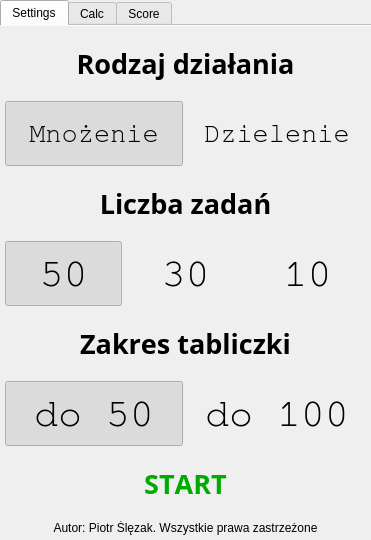
<?xml version="1.0" encoding="UTF-8"?>
<ui version="4.0">
 <class>MainWindow</class>
 <widget class="QMainWindow" name="MainWindow">
  <property name="geometry">
   <rect>
    <x>0</x>
    <y>0</y>
    <width>371</width>
    <height>540</height>
   </rect>
  </property>
  <property name="sizePolicy">
   <sizepolicy hsizetype="Preferred" vsizetype="Preferred">
    <horstretch>0</horstretch>
    <verstretch>0</verstretch>
   </sizepolicy>
  </property>
  <property name="windowTitle">
   <string>Tabliczka mnożenia</string>
  </property>
  <property name="windowOpacity">
   <double>1.000000000000000</double>
  </property>
  <property name="dockNestingEnabled">
   <bool>false</bool>
  </property>
  <widget class="QWidget" name="centralwidget">
   <layout class="QVBoxLayout" name="verticalLayout">
    <property name="spacing">
     <number>0</number>
    </property>
    <property name="leftMargin">
     <number>0</number>
    </property>
    <property name="topMargin">
     <number>0</number>
    </property>
    <property name="rightMargin">
     <number>0</number>
    </property>
    <property name="bottomMargin">
     <number>0</number>
    </property>
    <item>
     <widget class="QTabWidget" name="tabWidget">
      <property name="enabled">
       <bool>true</bool>
      </property>
      <property name="tabShape">
       <enum>QTabWidget::Rounded</enum>
      </property>
      <property name="currentIndex">
       <number>0</number>
      </property>
      <property name="usesScrollButtons">
       <bool>false</bool>
      </property>
      <property name="documentMode">
       <bool>true</bool>
      </property>
      <property name="tabsClosable">
       <bool>false</bool>
      </property>
      <widget class="QWidget" name="settings">
       <property name="enabled">
        <bool>true</bool>
       </property>
       <attribute name="title">
        <string>Settings</string>
       </attribute>
       <layout class="QVBoxLayout" name="verticalLayout_2">
        <property name="spacing">
         <number>5</number>
        </property>
        <property name="leftMargin">
         <number>5</number>
        </property>
        <property name="topMargin">
         <number>5</number>
        </property>
        <property name="rightMargin">
         <number>5</number>
        </property>
        <property name="bottomMargin">
         <number>5</number>
        </property>
        <item>
         <widget class="QLabel" name="label">
          <property name="font">
           <font>
            <family>MathJax_Vector</family>
            <pointsize>20</pointsize>
            <weight>75</weight>
            <italic>false</italic>
            <bold>true</bold>
            <kerning>false</kerning>
           </font>
          </property>
          <property name="text">
           <string>Rodzaj działania</string>
          </property>
          <property name="alignment">
           <set>Qt::AlignCenter</set>
          </property>
         </widget>
        </item>
        <item>
         <layout class="QHBoxLayout" name="horizontalLayout">
          <item>
           <widget class="QPushButton" name="btn_mul">
            <property name="sizePolicy">
             <sizepolicy hsizetype="Preferred" vsizetype="Preferred">
              <horstretch>0</horstretch>
              <verstretch>0</verstretch>
             </sizepolicy>
            </property>
            <property name="font">
             <font>
              <family>FreeMono</family>
              <pointsize>20</pointsize>
              <weight>50</weight>
              <bold>false</bold>
              <stylestrategy>PreferAntialias</stylestrategy>
              <kerning>false</kerning>
             </font>
            </property>
            <property name="autoFillBackground">
             <bool>true</bool>
            </property>
            <property name="styleSheet">
             <string notr="true"/>
            </property>
            <property name="text">
             <string>Mnożenie</string>
            </property>
            <property name="checkable">
             <bool>true</bool>
            </property>
            <property name="checked">
             <bool>true</bool>
            </property>
            <property name="autoExclusive">
             <bool>true</bool>
            </property>
            <property name="autoDefault">
             <bool>false</bool>
            </property>
            <property name="flat">
             <bool>true</bool>
            </property>
            <attribute name="buttonGroup">
             <string notr="true">buttonGroup</string>
            </attribute>
           </widget>
          </item>
          <item>
           <widget class="QPushButton" name="btn_div">
            <property name="sizePolicy">
             <sizepolicy hsizetype="Preferred" vsizetype="Preferred">
              <horstretch>0</horstretch>
              <verstretch>0</verstretch>
             </sizepolicy>
            </property>
            <property name="font">
             <font>
              <family>FreeMono</family>
              <pointsize>20</pointsize>
              <weight>50</weight>
              <bold>false</bold>
              <stylestrategy>PreferAntialias</stylestrategy>
              <kerning>false</kerning>
             </font>
            </property>
            <property name="autoFillBackground">
             <bool>true</bool>
            </property>
            <property name="text">
             <string>Dzielenie</string>
            </property>
            <property name="checkable">
             <bool>true</bool>
            </property>
            <property name="autoExclusive">
             <bool>true</bool>
            </property>
            <property name="autoDefault">
             <bool>false</bool>
            </property>
            <property name="flat">
             <bool>true</bool>
            </property>
            <attribute name="buttonGroup">
             <string notr="true">buttonGroup</string>
            </attribute>
           </widget>
          </item>
         </layout>
        </item>
        <item>
         <widget class="QLabel" name="label_2">
          <property name="font">
           <font>
            <family>MathJax_Vector</family>
            <pointsize>20</pointsize>
            <weight>75</weight>
            <bold>true</bold>
            <kerning>false</kerning>
           </font>
          </property>
          <property name="text">
           <string>Liczba zadań</string>
          </property>
          <property name="alignment">
           <set>Qt::AlignCenter</set>
          </property>
         </widget>
        </item>
        <item>
         <layout class="QHBoxLayout" name="horizontalLayout_2">
          <item>
           <widget class="QPushButton" name="btn_50">
            <property name="sizePolicy">
             <sizepolicy hsizetype="Preferred" vsizetype="Preferred">
              <horstretch>0</horstretch>
              <verstretch>0</verstretch>
             </sizepolicy>
            </property>
            <property name="font">
             <font>
              <family>FreeMono</family>
              <pointsize>30</pointsize>
              <weight>50</weight>
              <bold>false</bold>
              <stylestrategy>PreferAntialias</stylestrategy>
              <kerning>false</kerning>
             </font>
            </property>
            <property name="autoFillBackground">
             <bool>true</bool>
            </property>
            <property name="text">
             <string>50</string>
            </property>
            <property name="checkable">
             <bool>true</bool>
            </property>
            <property name="checked">
             <bool>true</bool>
            </property>
            <property name="autoExclusive">
             <bool>true</bool>
            </property>
            <property name="autoDefault">
             <bool>false</bool>
            </property>
            <property name="flat">
             <bool>true</bool>
            </property>
            <attribute name="buttonGroup">
             <string notr="true">buttonGroup_2</string>
            </attribute>
           </widget>
          </item>
          <item>
           <widget class="QPushButton" name="btn_30">
            <property name="sizePolicy">
             <sizepolicy hsizetype="Preferred" vsizetype="Preferred">
              <horstretch>0</horstretch>
              <verstretch>0</verstretch>
             </sizepolicy>
            </property>
            <property name="font">
             <font>
              <family>FreeMono</family>
              <pointsize>30</pointsize>
              <weight>50</weight>
              <bold>false</bold>
              <stylestrategy>PreferAntialias</stylestrategy>
              <kerning>false</kerning>
             </font>
            </property>
            <property name="autoFillBackground">
             <bool>true</bool>
            </property>
            <property name="text">
             <string>30</string>
            </property>
            <property name="checkable">
             <bool>true</bool>
            </property>
            <property name="autoExclusive">
             <bool>true</bool>
            </property>
            <property name="autoDefault">
             <bool>false</bool>
            </property>
            <property name="flat">
             <bool>true</bool>
            </property>
            <attribute name="buttonGroup">
             <string notr="true">buttonGroup_2</string>
            </attribute>
           </widget>
          </item>
          <item>
           <widget class="QPushButton" name="btn_10">
            <property name="sizePolicy">
             <sizepolicy hsizetype="Preferred" vsizetype="Preferred">
              <horstretch>0</horstretch>
              <verstretch>0</verstretch>
             </sizepolicy>
            </property>
            <property name="font">
             <font>
              <family>FreeMono</family>
              <pointsize>30</pointsize>
              <weight>50</weight>
              <bold>false</bold>
              <stylestrategy>PreferAntialias</stylestrategy>
              <kerning>false</kerning>
             </font>
            </property>
            <property name="autoFillBackground">
             <bool>true</bool>
            </property>
            <property name="text">
             <string>10</string>
            </property>
            <property name="checkable">
             <bool>true</bool>
            </property>
            <property name="autoExclusive">
             <bool>true</bool>
            </property>
            <property name="autoDefault">
             <bool>false</bool>
            </property>
            <property name="flat">
             <bool>true</bool>
            </property>
            <attribute name="buttonGroup">
             <string notr="true">buttonGroup_2</string>
            </attribute>
           </widget>
          </item>
         </layout>
        </item>
        <item>
         <widget class="QLabel" name="label_3">
          <property name="font">
           <font>
            <family>MathJax_Vector</family>
            <pointsize>20</pointsize>
            <weight>75</weight>
            <bold>true</bold>
            <kerning>false</kerning>
           </font>
          </property>
          <property name="text">
           <string>Zakres tabliczki</string>
          </property>
          <property name="alignment">
           <set>Qt::AlignCenter</set>
          </property>
         </widget>
        </item>
        <item>
         <layout class="QHBoxLayout" name="horizontalLayout_4">
          <item>
           <widget class="QPushButton" name="btn_do50">
            <property name="sizePolicy">
             <sizepolicy hsizetype="Preferred" vsizetype="Preferred">
              <horstretch>0</horstretch>
              <verstretch>0</verstretch>
             </sizepolicy>
            </property>
            <property name="font">
             <font>
              <family>FreeMono</family>
              <pointsize>30</pointsize>
              <weight>50</weight>
              <bold>false</bold>
              <stylestrategy>PreferAntialias</stylestrategy>
              <kerning>false</kerning>
             </font>
            </property>
            <property name="autoFillBackground">
             <bool>true</bool>
            </property>
            <property name="text">
             <string>do 50</string>
            </property>
            <property name="checkable">
             <bool>true</bool>
            </property>
            <property name="checked">
             <bool>true</bool>
            </property>
            <property name="autoDefault">
             <bool>false</bool>
            </property>
            <property name="flat">
             <bool>true</bool>
            </property>
            <attribute name="buttonGroup">
             <string notr="true">buttonGroup_3</string>
            </attribute>
           </widget>
          </item>
          <item>
           <widget class="QPushButton" name="btn_do100">
            <property name="sizePolicy">
             <sizepolicy hsizetype="Preferred" vsizetype="Preferred">
              <horstretch>0</horstretch>
              <verstretch>0</verstretch>
             </sizepolicy>
            </property>
            <property name="font">
             <font>
              <family>FreeMono</family>
              <pointsize>30</pointsize>
              <weight>50</weight>
              <bold>false</bold>
              <stylestrategy>PreferAntialias</stylestrategy>
              <kerning>false</kerning>
             </font>
            </property>
            <property name="autoFillBackground">
             <bool>true</bool>
            </property>
            <property name="text">
             <string>do 100</string>
            </property>
            <property name="checkable">
             <bool>true</bool>
            </property>
            <property name="autoExclusive">
             <bool>false</bool>
            </property>
            <property name="autoDefault">
             <bool>false</bool>
            </property>
            <property name="flat">
             <bool>true</bool>
            </property>
            <attribute name="buttonGroup">
             <string notr="true">buttonGroup_3</string>
            </attribute>
           </widget>
          </item>
         </layout>
        </item>
        <item>
         <widget class="QPushButton" name="btn_start">
          <property name="sizePolicy">
           <sizepolicy hsizetype="Preferred" vsizetype="Preferred">
            <horstretch>0</horstretch>
            <verstretch>0</verstretch>
           </sizepolicy>
          </property>
          <property name="font">
           <font>
            <family>MathJax_Vector</family>
            <pointsize>20</pointsize>
            <weight>75</weight>
            <bold>true</bold>
            <stylestrategy>PreferAntialias</stylestrategy>
            <kerning>false</kerning>
           </font>
          </property>
          <property name="autoFillBackground">
           <bool>true</bool>
          </property>
          <property name="styleSheet">
           <string notr="true">color: rgb(0, 170, 0);</string>
          </property>
          <property name="text">
           <string>START</string>
          </property>
          <property name="autoDefault">
           <bool>false</bool>
          </property>
          <property name="flat">
           <bool>true</bool>
          </property>
         </widget>
        </item>
        <item>
         <widget class="QLabel" name="labNumer_2">
          <property name="sizePolicy">
           <sizepolicy hsizetype="Preferred" vsizetype="Fixed">
            <horstretch>0</horstretch>
            <verstretch>0</verstretch>
           </sizepolicy>
          </property>
          <property name="text">
           <string>Autor: Piotr Ślęzak. Wszystkie prawa zastrzeżone</string>
          </property>
          <property name="alignment">
           <set>Qt::AlignCenter</set>
          </property>
         </widget>
        </item>
       </layout>
      </widget>
      <widget class="QWidget" name="calc">
       <attribute name="title">
        <string>Calc</string>
       </attribute>
       <layout class="QVBoxLayout" name="verticalLayout_3">
        <property name="spacing">
         <number>5</number>
        </property>
        <property name="leftMargin">
         <number>5</number>
        </property>
        <property name="topMargin">
         <number>5</number>
        </property>
        <property name="rightMargin">
         <number>5</number>
        </property>
        <property name="bottomMargin">
         <number>5</number>
        </property>
        <item>
         <widget class="QLabel" name="labNumer">
          <property name="text">
           <string>Zadanie 1 z 10</string>
          </property>
          <property name="alignment">
           <set>Qt::AlignCenter</set>
          </property>
         </widget>
        </item>
        <item>
         <widget class="QLineEdit" name="lineZadanie">
          <property name="enabled">
           <bool>true</bool>
          </property>
          <property name="minimumSize">
           <size>
            <width>0</width>
            <height>100</height>
           </size>
          </property>
          <property name="font">
           <font>
            <family>FreeMono</family>
            <pointsize>38</pointsize>
            <weight>50</weight>
            <bold>false</bold>
            <stylestrategy>PreferAntialias</stylestrategy>
            <kerning>false</kerning>
           </font>
          </property>
          <property name="mouseTracking">
           <bool>false</bool>
          </property>
          <property name="acceptDrops">
           <bool>false</bool>
          </property>
          <property name="text">
           <string/>
          </property>
          <property name="frame">
           <bool>true</bool>
          </property>
          <property name="echoMode">
           <enum>QLineEdit::Normal</enum>
          </property>
          <property name="cursorPosition">
           <number>0</number>
          </property>
          <property name="alignment">
           <set>Qt::AlignCenter</set>
          </property>
          <property name="readOnly">
           <bool>true</bool>
          </property>
         </widget>
        </item>
        <item>
         <layout class="QGridLayout" name="gridLayout">
          <property name="spacing">
           <number>5</number>
          </property>
          <item row="0" column="0">
           <widget class="QPushButton" name="btn_7">
            <property name="sizePolicy">
             <sizepolicy hsizetype="Expanding" vsizetype="Expanding">
              <horstretch>0</horstretch>
              <verstretch>0</verstretch>
             </sizepolicy>
            </property>
            <property name="font">
             <font>
              <family>FreeMono</family>
              <pointsize>40</pointsize>
              <weight>50</weight>
              <bold>false</bold>
              <kerning>false</kerning>
             </font>
            </property>
            <property name="autoFillBackground">
             <bool>true</bool>
            </property>
            <property name="text">
             <string>7</string>
            </property>
            <property name="autoDefault">
             <bool>false</bool>
            </property>
            <property name="flat">
             <bool>true</bool>
            </property>
           </widget>
          </item>
          <item row="1" column="2">
           <widget class="QPushButton" name="btn_6">
            <property name="sizePolicy">
             <sizepolicy hsizetype="Expanding" vsizetype="Expanding">
              <horstretch>0</horstretch>
              <verstretch>0</verstretch>
             </sizepolicy>
            </property>
            <property name="font">
             <font>
              <family>FreeMono</family>
              <pointsize>40</pointsize>
              <weight>50</weight>
              <bold>false</bold>
              <kerning>false</kerning>
             </font>
            </property>
            <property name="autoFillBackground">
             <bool>true</bool>
            </property>
            <property name="text">
             <string>6</string>
            </property>
            <property name="autoDefault">
             <bool>false</bool>
            </property>
            <property name="flat">
             <bool>true</bool>
            </property>
           </widget>
          </item>
          <item row="3" column="1">
           <widget class="QPushButton" name="btn_del">
            <property name="sizePolicy">
             <sizepolicy hsizetype="Expanding" vsizetype="Expanding">
              <horstretch>0</horstretch>
              <verstretch>0</verstretch>
             </sizepolicy>
            </property>
            <property name="font">
             <font>
              <family>FreeMono</family>
              <pointsize>40</pointsize>
              <weight>50</weight>
              <bold>false</bold>
              <kerning>false</kerning>
             </font>
            </property>
            <property name="autoFillBackground">
             <bool>true</bool>
            </property>
            <property name="styleSheet">
             <string notr="true">color: rgb(180, 0, 0);</string>
            </property>
            <property name="text">
             <string>X</string>
            </property>
            <property name="autoDefault">
             <bool>false</bool>
            </property>
            <property name="flat">
             <bool>true</bool>
            </property>
           </widget>
          </item>
          <item row="0" column="1">
           <widget class="QPushButton" name="btn_8">
            <property name="sizePolicy">
             <sizepolicy hsizetype="Expanding" vsizetype="Expanding">
              <horstretch>0</horstretch>
              <verstretch>0</verstretch>
             </sizepolicy>
            </property>
            <property name="font">
             <font>
              <family>FreeMono</family>
              <pointsize>40</pointsize>
              <weight>50</weight>
              <bold>false</bold>
              <kerning>false</kerning>
             </font>
            </property>
            <property name="autoFillBackground">
             <bool>true</bool>
            </property>
            <property name="styleSheet">
             <string notr="true"/>
            </property>
            <property name="text">
             <string>8</string>
            </property>
            <property name="autoDefault">
             <bool>false</bool>
            </property>
            <property name="flat">
             <bool>true</bool>
            </property>
           </widget>
          </item>
          <item row="0" column="2">
           <widget class="QPushButton" name="btn_9">
            <property name="sizePolicy">
             <sizepolicy hsizetype="Expanding" vsizetype="Expanding">
              <horstretch>0</horstretch>
              <verstretch>0</verstretch>
             </sizepolicy>
            </property>
            <property name="font">
             <font>
              <family>FreeMono</family>
              <pointsize>40</pointsize>
              <weight>50</weight>
              <bold>false</bold>
              <kerning>false</kerning>
             </font>
            </property>
            <property name="autoFillBackground">
             <bool>true</bool>
            </property>
            <property name="text">
             <string>9</string>
            </property>
            <property name="autoDefault">
             <bool>false</bool>
            </property>
            <property name="flat">
             <bool>true</bool>
            </property>
           </widget>
          </item>
          <item row="1" column="0">
           <widget class="QPushButton" name="btn_4">
            <property name="sizePolicy">
             <sizepolicy hsizetype="Expanding" vsizetype="Expanding">
              <horstretch>0</horstretch>
              <verstretch>0</verstretch>
             </sizepolicy>
            </property>
            <property name="font">
             <font>
              <family>FreeMono</family>
              <pointsize>40</pointsize>
              <weight>50</weight>
              <bold>false</bold>
              <kerning>false</kerning>
             </font>
            </property>
            <property name="autoFillBackground">
             <bool>true</bool>
            </property>
            <property name="text">
             <string>4</string>
            </property>
            <property name="autoDefault">
             <bool>false</bool>
            </property>
            <property name="flat">
             <bool>true</bool>
            </property>
           </widget>
          </item>
          <item row="2" column="2">
           <widget class="QPushButton" name="btn_3">
            <property name="sizePolicy">
             <sizepolicy hsizetype="Expanding" vsizetype="Expanding">
              <horstretch>0</horstretch>
              <verstretch>0</verstretch>
             </sizepolicy>
            </property>
            <property name="font">
             <font>
              <family>FreeMono</family>
              <pointsize>40</pointsize>
              <weight>50</weight>
              <bold>false</bold>
              <kerning>false</kerning>
             </font>
            </property>
            <property name="autoFillBackground">
             <bool>true</bool>
            </property>
            <property name="text">
             <string>3</string>
            </property>
            <property name="autoDefault">
             <bool>false</bool>
            </property>
            <property name="flat">
             <bool>true</bool>
            </property>
           </widget>
          </item>
          <item row="2" column="0">
           <widget class="QPushButton" name="btn_1">
            <property name="sizePolicy">
             <sizepolicy hsizetype="Expanding" vsizetype="Expanding">
              <horstretch>0</horstretch>
              <verstretch>0</verstretch>
             </sizepolicy>
            </property>
            <property name="font">
             <font>
              <family>FreeMono</family>
              <pointsize>40</pointsize>
              <weight>50</weight>
              <bold>false</bold>
              <kerning>false</kerning>
             </font>
            </property>
            <property name="autoFillBackground">
             <bool>true</bool>
            </property>
            <property name="text">
             <string>1</string>
            </property>
            <property name="autoDefault">
             <bool>false</bool>
            </property>
            <property name="flat">
             <bool>true</bool>
            </property>
           </widget>
          </item>
          <item row="2" column="1">
           <widget class="QPushButton" name="btn_2">
            <property name="sizePolicy">
             <sizepolicy hsizetype="Expanding" vsizetype="Expanding">
              <horstretch>0</horstretch>
              <verstretch>0</verstretch>
             </sizepolicy>
            </property>
            <property name="font">
             <font>
              <family>FreeMono</family>
              <pointsize>40</pointsize>
              <weight>50</weight>
              <bold>false</bold>
              <kerning>false</kerning>
             </font>
            </property>
            <property name="autoFillBackground">
             <bool>true</bool>
            </property>
            <property name="text">
             <string>2</string>
            </property>
            <property name="autoDefault">
             <bool>false</bool>
            </property>
            <property name="flat">
             <bool>true</bool>
            </property>
           </widget>
          </item>
          <item row="1" column="1">
           <widget class="QPushButton" name="btn_5">
            <property name="sizePolicy">
             <sizepolicy hsizetype="Expanding" vsizetype="Expanding">
              <horstretch>0</horstretch>
              <verstretch>0</verstretch>
             </sizepolicy>
            </property>
            <property name="font">
             <font>
              <family>FreeMono</family>
              <pointsize>40</pointsize>
              <weight>50</weight>
              <bold>false</bold>
              <kerning>false</kerning>
             </font>
            </property>
            <property name="autoFillBackground">
             <bool>true</bool>
            </property>
            <property name="text">
             <string>5</string>
            </property>
            <property name="autoDefault">
             <bool>false</bool>
            </property>
            <property name="flat">
             <bool>true</bool>
            </property>
           </widget>
          </item>
          <item row="3" column="0">
           <widget class="QPushButton" name="btn_0">
            <property name="sizePolicy">
             <sizepolicy hsizetype="Expanding" vsizetype="Expanding">
              <horstretch>0</horstretch>
              <verstretch>0</verstretch>
             </sizepolicy>
            </property>
            <property name="font">
             <font>
              <family>FreeMono</family>
              <pointsize>40</pointsize>
              <weight>50</weight>
              <bold>false</bold>
              <kerning>false</kerning>
             </font>
            </property>
            <property name="autoFillBackground">
             <bool>true</bool>
            </property>
            <property name="text">
             <string>0</string>
            </property>
            <property name="autoDefault">
             <bool>false</bool>
            </property>
            <property name="flat">
             <bool>true</bool>
            </property>
           </widget>
          </item>
          <item row="3" column="2">
           <widget class="QPushButton" name="btn_wynik">
            <property name="sizePolicy">
             <sizepolicy hsizetype="Expanding" vsizetype="Expanding">
              <horstretch>0</horstretch>
              <verstretch>0</verstretch>
             </sizepolicy>
            </property>
            <property name="font">
             <font>
              <family>FreeMono</family>
              <pointsize>40</pointsize>
              <weight>50</weight>
              <bold>false</bold>
              <kerning>false</kerning>
             </font>
            </property>
            <property name="focusPolicy">
             <enum>Qt::NoFocus</enum>
            </property>
            <property name="contextMenuPolicy">
             <enum>Qt::NoContextMenu</enum>
            </property>
            <property name="acceptDrops">
             <bool>false</bool>
            </property>
            <property name="autoFillBackground">
             <bool>true</bool>
            </property>
            <property name="styleSheet">
             <string notr="true">color: rgb(0, 170, 0);</string>
            </property>
            <property name="locale">
             <locale language="Polish" country="Poland"/>
            </property>
            <property name="text">
             <string>=</string>
            </property>
            <property name="autoDefault">
             <bool>false</bool>
            </property>
            <property name="flat">
             <bool>true</bool>
            </property>
           </widget>
          </item>
         </layout>
        </item>
       </layout>
      </widget>
      <widget class="QWidget" name="score">
       <attribute name="title">
        <string>Score</string>
       </attribute>
       <layout class="QVBoxLayout" name="verticalLayout_4">
        <item>
         <widget class="QLabel" name="label_4">
          <property name="font">
           <font>
            <family>MathJax_Vector</family>
            <pointsize>20</pointsize>
            <weight>75</weight>
            <italic>false</italic>
            <bold>true</bold>
            <kerning>false</kerning>
           </font>
          </property>
          <property name="text">
           <string>WYNIK</string>
          </property>
          <property name="alignment">
           <set>Qt::AlignCenter</set>
          </property>
         </widget>
        </item>
        <item>
         <widget class="QLabel" name="labWynik">
          <property name="font">
           <font>
            <family>Ubuntu Mono</family>
            <pointsize>22</pointsize>
           </font>
          </property>
          <property name="styleSheet">
           <string notr="true">color: rgb(0, 170, 0);</string>
          </property>
          <property name="text">
           <string>Poprawnie: 13 na 83</string>
          </property>
          <property name="alignment">
           <set>Qt::AlignCenter</set>
          </property>
         </widget>
        </item>
        <item>
         <widget class="Line" name="line">
          <property name="orientation">
           <enum>Qt::Horizontal</enum>
          </property>
         </widget>
        </item>
        <item>
         <widget class="QLabel" name="labWynik_zly">
          <property name="font">
           <font>
            <family>Ubuntu Mono</family>
            <pointsize>22</pointsize>
            <weight>50</weight>
            <bold>false</bold>
           </font>
          </property>
          <property name="styleSheet">
           <string notr="true">color: rgb(225, 0, 0);</string>
          </property>
          <property name="text">
           <string>Błędy: 23</string>
          </property>
          <property name="alignment">
           <set>Qt::AlignCenter</set>
          </property>
         </widget>
        </item>
        <item>
         <layout class="QHBoxLayout" name="horizontalLayout_3">
          <item>
           <widget class="QListWidget" name="listZle">
            <property name="font">
             <font>
              <family>FreeMono</family>
              <pointsize>16</pointsize>
              <weight>50</weight>
              <bold>false</bold>
             </font>
            </property>
            <property name="autoFillBackground">
             <bool>false</bool>
            </property>
            <property name="styleSheet">
             <string notr="true">color: rgb(0, 0, 0);</string>
            </property>
            <property name="frameShape">
             <enum>QFrame::Panel</enum>
            </property>
            <property name="frameShadow">
             <enum>QFrame::Sunken</enum>
            </property>
            <property name="lineWidth">
             <number>1</number>
            </property>
            <property name="midLineWidth">
             <number>0</number>
            </property>
            <property name="verticalScrollBarPolicy">
             <enum>Qt::ScrollBarAsNeeded</enum>
            </property>
            <property name="editTriggers">
             <set>QAbstractItemView::NoEditTriggers</set>
            </property>
            <property name="alternatingRowColors">
             <bool>true</bool>
            </property>
            <property name="selectionMode">
             <enum>QAbstractItemView::NoSelection</enum>
            </property>
            <property name="selectionBehavior">
             <enum>QAbstractItemView::SelectRows</enum>
            </property>
            <property name="textElideMode">
             <enum>Qt::ElideNone</enum>
            </property>
            <property name="isWrapping" stdset="0">
             <bool>false</bool>
            </property>
            <property name="layoutMode">
             <enum>QListView::SinglePass</enum>
            </property>
            <property name="gridSize">
             <size>
              <width>0</width>
              <height>30</height>
             </size>
            </property>
            <property name="uniformItemSizes">
             <bool>false</bool>
            </property>
            <property name="selectionRectVisible">
             <bool>false</bool>
            </property>
            <item>
             <property name="text">
              <string>2x4=13</string>
             </property>
            </item>
            <item>
             <property name="text">
              <string>12x34=452</string>
             </property>
            </item>
            <item>
             <property name="text">
              <string>34x34=1313</string>
             </property>
            </item>
            <item>
             <property name="text">
              <string>34x33=1351</string>
             </property>
            </item>
           </widget>
          </item>
         </layout>
        </item>
        <item>
         <widget class="QPushButton" name="btn_restart">
          <property name="sizePolicy">
           <sizepolicy hsizetype="Fixed" vsizetype="Preferred">
            <horstretch>0</horstretch>
            <verstretch>0</verstretch>
           </sizepolicy>
          </property>
          <property name="font">
           <font>
            <family>MathJax_Vector</family>
            <pointsize>20</pointsize>
            <weight>75</weight>
            <bold>true</bold>
            <stylestrategy>PreferAntialias</stylestrategy>
            <kerning>false</kerning>
           </font>
          </property>
          <property name="autoFillBackground">
           <bool>false</bool>
          </property>
          <property name="styleSheet">
           <string notr="true">color: rgb(0, 170, 0);</string>
          </property>
          <property name="text">
           <string>RESTART</string>
          </property>
          <property name="autoDefault">
           <bool>false</bool>
          </property>
          <property name="flat">
           <bool>true</bool>
          </property>
         </widget>
        </item>
       </layout>
      </widget>
     </widget>
    </item>
   </layout>
  </widget>
 </widget>
 <resources/>
 <connections/>
 <buttongroups>
  <buttongroup name="buttonGroup"/>
  <buttongroup name="buttonGroup_2"/>
  <buttongroup name="buttonGroup_3"/>
 </buttongroups>
</ui>
